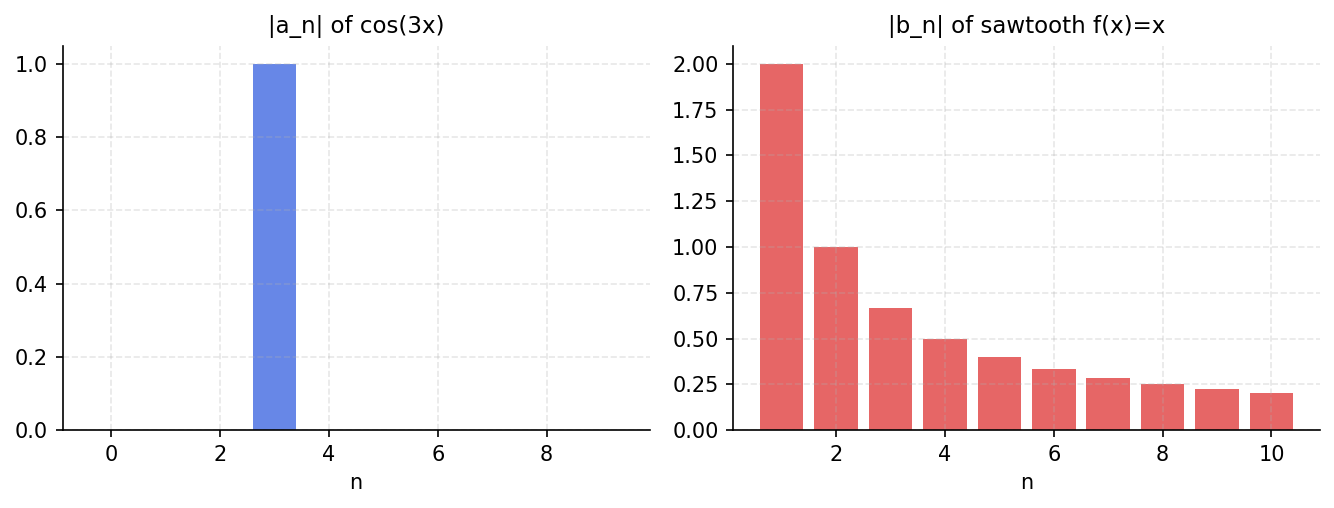

The Python source for this figure:
"""Fourier coefficients computed via Chebfun integration.

Demonstrates computing Fourier coefficients of smooth and non-smooth
functions using Chebfun's high-accuracy quadrature. Verifies Parseval's
theorem and convergence rates.

Credit: Inspired by Chebfun fourier examples.
Original MATLAB Chebfun: Copyright 2017 by The University of Oxford and
The Chebfun Developers. See https://www.chebfun.org/ for Chebfun information.
"""

import matplotlib
matplotlib.use("Agg")
import matplotlib.pyplot as plt
import jax.numpy as jnp
import numpy as np
import sys, os
sys.path.insert(0, os.path.join(os.path.dirname(__file__), '..', '..', 'src'))

import chebfunjax as cj
from chebfunjax.plotting import plot


def compute_fourier_coeff(f_func, n, dom=(0.0, 2.0 * float(jnp.pi))):
    """Compute n-th Fourier coefficient a_n = (1/pi) int f(x)*cos(n*x) dx
    and b_n = (1/pi) int f(x)*sin(n*x) dx using Chebfun quadrature."""
    pi = float(jnp.pi)
    if n == 0:
        f = cj.chebfun(f_func, domain=dom)
        a0 = float(f.sum()) / (2.0 * pi)
        return a0, 0.0
    fa_n = cj.chebfun(lambda x, n=n: f_func(x) * jnp.cos(n * x), domain=dom)
    fb_n = cj.chebfun(lambda x, n=n: f_func(x) * jnp.sin(n * x), domain=dom)
    a_n = float(fa_n.sum()) / pi
    b_n = float(fb_n.sum()) / pi
    return a_n, b_n


def run():
    print("=" * 60)
    print("Fourier coefficients via Chebfun quadrature")
    print("=" * 60)

    pi = float(jnp.pi)
    dom = (0.0, 2.0 * pi)

    # --- f(x) = cos(3x): exact a_3 = 1, all others 0 ----------------
    print(f"\nf(x) = cos(3x):")
    for n in [0, 1, 2, 3, 4, 5]:
        a_n, b_n = compute_fourier_coeff(lambda x: jnp.cos(3.0 * x), n, dom)
        expected_a = 1.0 if n == 3 else 0.0
        expected_b = 0.0
        print(f"  n={n}: a_n={a_n:.8f} (exact {expected_a}), b_n={b_n:.2e}")
        assert abs(a_n - expected_a) < 1e-10
        assert abs(b_n - expected_b) < 1e-10

    # --- f(x) = x on [0, 2*pi]: Fourier series b_n = -2/n -----------
    # f(x) = pi - sum_{n=1}^{inf} (2/n)*sin(n*x)
    print(f"\nf(x) = x on [0, 2*pi]:")
    a0, _ = compute_fourier_coeff(lambda x: x, 0, dom)
    print(f"  a_0 = {a0:.8f}  (exact: pi = {pi:.8f})")
    assert abs(a0 - pi) < 1e-10
    for n in [1, 2, 3, 5, 10]:
        a_n, b_n = compute_fourier_coeff(lambda x: x, n, dom)
        exact_b = -2.0 / n
        print(f"  n={n}: a_n={a_n:.2e}, b_n={b_n:.10f}  (exact b_n={exact_b:.10f})")
        assert abs(a_n) < 1e-10  # f(x) = x is odd around pi, cosine terms vanish
        assert abs(b_n - exact_b) < 1e-9

    # --- Parseval's theorem: (1/pi) int f^2 dx = a_0^2 + sum (a_n^2 + b_n^2) ---
    # For f(x) = x on [0, 2*pi]:
    # (1/pi) int_0^{2*pi} x^2 dx = (1/pi) * [x^3/3]_0^{2*pi} = 8*pi^2/3
    # Fourier: 2*a_0^2 + sum_{n=1}^{inf} (a_n^2 + b_n^2) = 2*pi^2 + sum (2/n)^2
    # sum (2/n)^2 for n=1..inf = 4*pi^2/6 = 2*pi^2/3
    # Total = 2*pi^2 + 2*pi^2/3 = 8*pi^2/3 ✓
    fx2 = cj.chebfun(lambda x: x**2, domain=dom)
    parseval_lhs = float(fx2.sum()) / pi
    exact_parseval = 8.0 * pi**2 / 3.0
    print(f"\nParseval check for f(x)=x:")
    print(f"  (1/pi)*int_0^{{2*pi}} x^2 dx = {parseval_lhs:.8f}")
    print(f"  Exact 8*pi^2/3 = {exact_parseval:.8f}")
    assert abs(parseval_lhs - exact_parseval) < 1e-10

    # --- Smooth function: f(x) = exp(cos(x)) ----------------------
    # All Fourier coefficients are related to modified Bessel functions
    # a_0 = I_0(1), a_n = 2*I_n(1)  (where I_n are Bessel functions)
    from scipy.special import iv as bessel_i
    print(f"\nf(x) = exp(cos(x)) on [0, 2*pi]:")
    a0_ec, _ = compute_fourier_coeff(lambda x: jnp.exp(jnp.cos(x)), 0, dom)
    print(f"  a_0 = {a0_ec:.10f}  (exact I_0(1) = {bessel_i(0, 1.0):.10f})")
    assert abs(a0_ec - bessel_i(0, 1.0)) < 1e-10

    for n in [1, 2, 3]:
        a_n, b_n = compute_fourier_coeff(lambda x: jnp.exp(jnp.cos(x)), n, dom)
        exact_a = 2.0 * bessel_i(n, 1.0)
        print(f"  a_{n} = {a_n:.10f}  (exact 2*I_{n}(1) = {exact_a:.10f}), b_{n} = {b_n:.2e}")
        assert abs(a_n - exact_a) < 1e-10
        assert abs(b_n) < 1e-10  # exp(cos(x)) is even, so all b_n = 0

    # --- Plots -------------------------------------------------------
    _here = os.path.dirname(os.path.abspath(__file__))
    import matplotlib.pyplot as _plt
    import numpy as _np
    # Plot |Fourier coefficients| of cos(3x) and sawtooth
    fig, axes = _plt.subplots(1, 2, figsize=(9, 3.5))
    _ns = _np.arange(0, 10)
    _cos3x_an = _np.array([abs(compute_fourier_coeff(lambda x: jnp.cos(3.0*x), n, dom)[0])
                            for n in _ns])
    axes[0].bar(_ns, _cos3x_an, color="#4169E1", alpha=0.8)
    axes[0].set_title("|a_n| of cos(3x)", fontsize=11)
    axes[0].set_xlabel("n", fontsize=10)
    _saw_bn = _np.array([abs(compute_fourier_coeff(lambda x: x, n, dom)[1])
                          for n in range(1, 11)])
    axes[1].bar(_np.arange(1, 11), _saw_bn, color="#E04040", alpha=0.8)
    axes[1].set_title("|b_n| of sawtooth f(x)=x", fontsize=11)
    axes[1].set_xlabel("n", fontsize=10)
    for _ax in axes:
        _ax.grid(True, alpha=0.3, linestyle="--")
        _ax.spines["top"].set_visible(False)
        _ax.spines["right"].set_visible(False)
    fig.set_facecolor("white")
    fig.tight_layout()
    fig.savefig(os.path.join(_here, "fourier_coefficients.png"),
                dpi=150, bbox_inches="tight")
    _plt.close(fig)

    print("\nAll assertions passed.")
    return True


if __name__ == "__main__":
    run()
